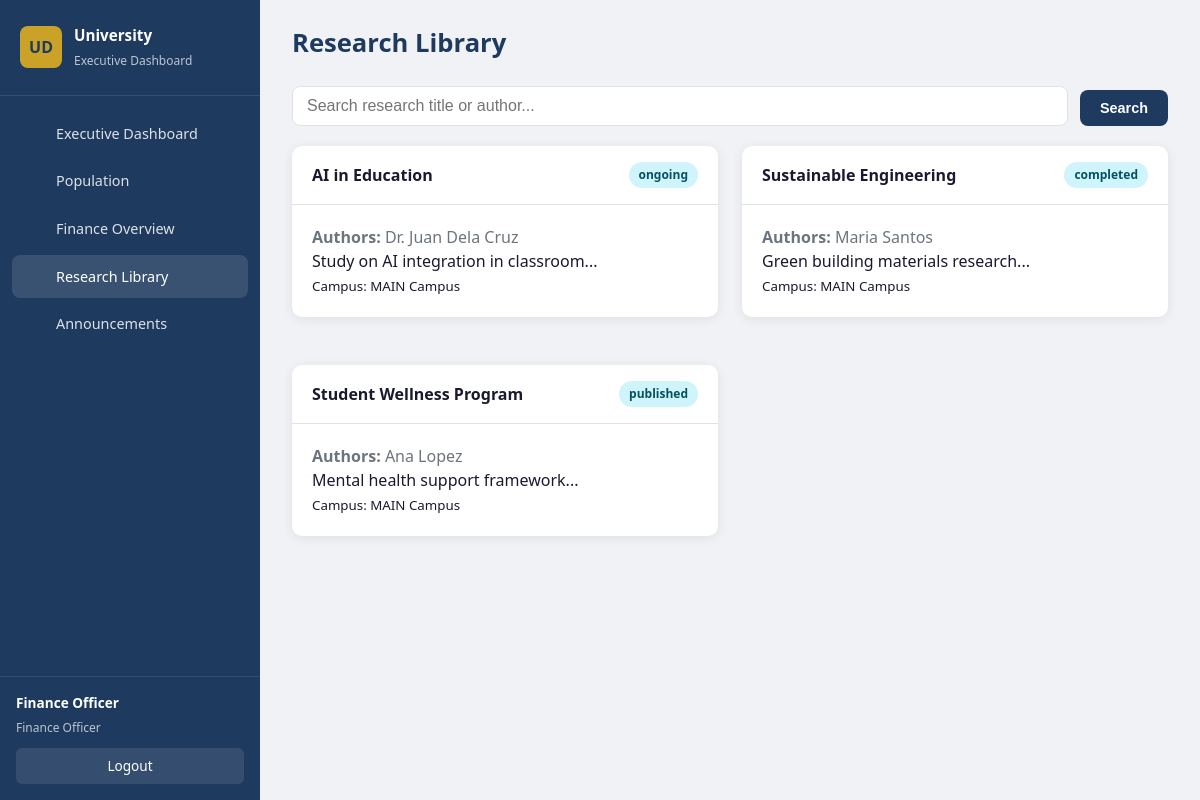
Page /modules/research/library.php (signed in) on the committed database.
### tables this page shows
CREATE TABLE research_documents (
    id INT AUTO_INCREMENT PRIMARY KEY,
    title VARCHAR(255) NOT NULL,
    authors VARCHAR(255),
    abstract TEXT,
    status ENUM('ongoing','completed','published','archived') DEFAULT 'ongoing',
    campus_id INT NULL,
    department_id INT NULL,
    file_path VARCHAR(500),
    file_name VARCHAR(255),
    file_type VARCHAR(50),
    academic_year_id INT NULL,
    uploaded_by INT,
    created_at TIMESTAMP DEFAULT CURRENT_TIMESTAMP,
    updated_at TIMESTAMP DEFAULT CURRENT_TIMESTAMP ON UPDATE CURRENT_TIMESTAMP,
    FOREIGN KEY (campus_id) REFERENCES campuses(id) ON DELETE SET NULL,
    FOREIGN KEY (department_id) REFERENCES departments(id) ON DELETE SET NULL,
    FOREIGN KEY (academic_year_id) REFERENCES academic_years(id) ON DELETE SET NULL,
    FOREIGN KEY (uploaded_by) REFERENCES users(id) ON DELETE SET NULL
);

CREATE TABLE campuses (
    id INT AUTO_INCREMENT PRIMARY KEY,
    code VARCHAR(20) NOT NULL UNIQUE,
    name VARCHAR(100) NOT NULL,
    status ENUM('active','inactive') DEFAULT 'active',
    created_at TIMESTAMP DEFAULT CURRENT_TIMESTAMP
);

### includes/functions.php (called while the page is built, shortened)
<?php
function e(?string $s): string {
    return htmlspecialchars($s ?? '', ENT_QUOTES, 'UTF-8');
}

### modules/research/library.php (the view, shortened to what this page needs)
<?php
require_once __DIR__ . '/../../config/app.php';
$search = trim($_GET['q'] ?? '');
$db = getDB();
$sql = "SELECT r.*, c.name as campus FROM research_documents r LEFT JOIN campuses c ON r.campus_id=c.id WHERE r.status != 'archived'";
if ($search) {
    $s = "%$search%";
    $stmt = $db->prepare("$sql AND (r.title LIKE ? OR r.authors LIKE ?) ORDER BY r.created_at DESC");
    $stmt->bind_param('ss', $s, $s);
    $stmt->execute();
    $rows = $stmt->get_result();
} else {
    $rows = $db->query("$sql ORDER BY r.created_at DESC");
}
require __DIR__ . '/../../includes/layout.php';
?>
<form class="filters" method="GET">
<div class="form-group" style="flex:1;"><input name="q" class="form-control" placeholder="Search research title or author..." value="<?= e($search) ?>"></div>
<button type="submit" class="btn btn-primary">Search</button>
</form>
<div class="grid-2">
<?php while ($r = $rows->fetch_assoc()): ?>
<div class="card">
<div class="card-header"><?= e($r['title']) ?> <span class="badge badge-info"><?= e($r['status']) ?></span></div>
<div class="card-body">
<p class="text-muted"><strong>Authors:</strong> <?= e($r['authors']) ?></p>
<p><?= e(substr($r['abstract']??'', 0, 200)) ?>...</p>
<p><small>Campus: <?= e($r['campus']??'N/A') ?></small></p>
</div></div>
<?php endwhile; ?>
</div>
<?php require __DIR__ . '/../../includes/layout_end.php'; ?>

### assets/css/style.css (style rules this page uses)
:root { --primary: #1e3a5f; --primary-light: #2d5a8a; --accent: #c9a227; --success: #198754; --danger: #dc3545; --warning: #ffc107; --bg: #f0f2f5; --card: #ffffff; --text: #1a1a2e; --muted: #6c757d; --border: #dee2e6; --sidebar-w: 260px; --radius: 10px; --shadow: 0 2px 12px rgba(0,0,0,.08); }
* { box-sizing: border-box; margin: 0; padding: 0; }
body { font-family: 'Segoe UI', system-ui, sans-serif; background: var(--bg); color: var(--text); line-height: 1.5; min-height: 100vh; }
.form-group { margin-bottom: 18px; }
.form-control { width: 100%; padding: 10px 14px; border: 1px solid var(--border); border-radius: 8px; font-size: 1rem; }
.btn { display: inline-flex; align-items: center; gap: 6px; padding: 10px 20px; border: none; border-radius: 8px; font-size: .9rem; font-weight: 600; cursor: pointer; text-decoration: none; transition: all .2s; }
.btn-primary { background: var(--primary); color: #fff; }
.card { background: var(--card); border-radius: var(--radius); box-shadow: var(--shadow); margin-bottom: 24px; overflow: hidden; }
.card-header { padding: 16px 20px; border-bottom: 1px solid var(--border); font-weight: 600; display: flex; justify-content: space-between; align-items: center; }
.card-body { padding: 20px; }
.grid-2 { display: grid; grid-template-columns: repeat(auto-fit, minmax(320px, 1fr)); gap: 24px; }
.badge { display: inline-block; padding: 4px 10px; border-radius: 20px; font-size: .75rem; font-weight: 600; }
.badge-info { background: #cff4fc; color: #055160; }
.filters { display: flex; gap: 12px; flex-wrap: wrap; margin-bottom: 20px; align-items: flex-end; }
.filters .form-group { margin-bottom: 0; min-width: 160px; }
.text-muted { color: var(--muted); }

### rows in the picture
research_documents: title "AI in Education", status "ongoing", authors "Dr. Juan Dela Cruz", abstract "Study on AI integration in classroom", campus.name "MAIN Campus"
research_documents: title "Sustainable Engineering", status "completed", authors "Maria Santos", abstract "Green building materials research", campus.name "MAIN Campus"
research_documents: title "Student Wellness Program", status "published", authors "Ana Lopez", abstract "Mental health support framework", campus.name "MAIN Campus"

### other values in the picture
$item['label'] "Executive Dashboard"
$item['label'] "Population"
$item['label'] "Finance Overview"
$item['label'] "Research Library"
$item['label'] "Announcements"
$user['full_name'] "Finance Officer"
roleLabel($role) "Finance Officer"
$pageTitle "Research Library"
